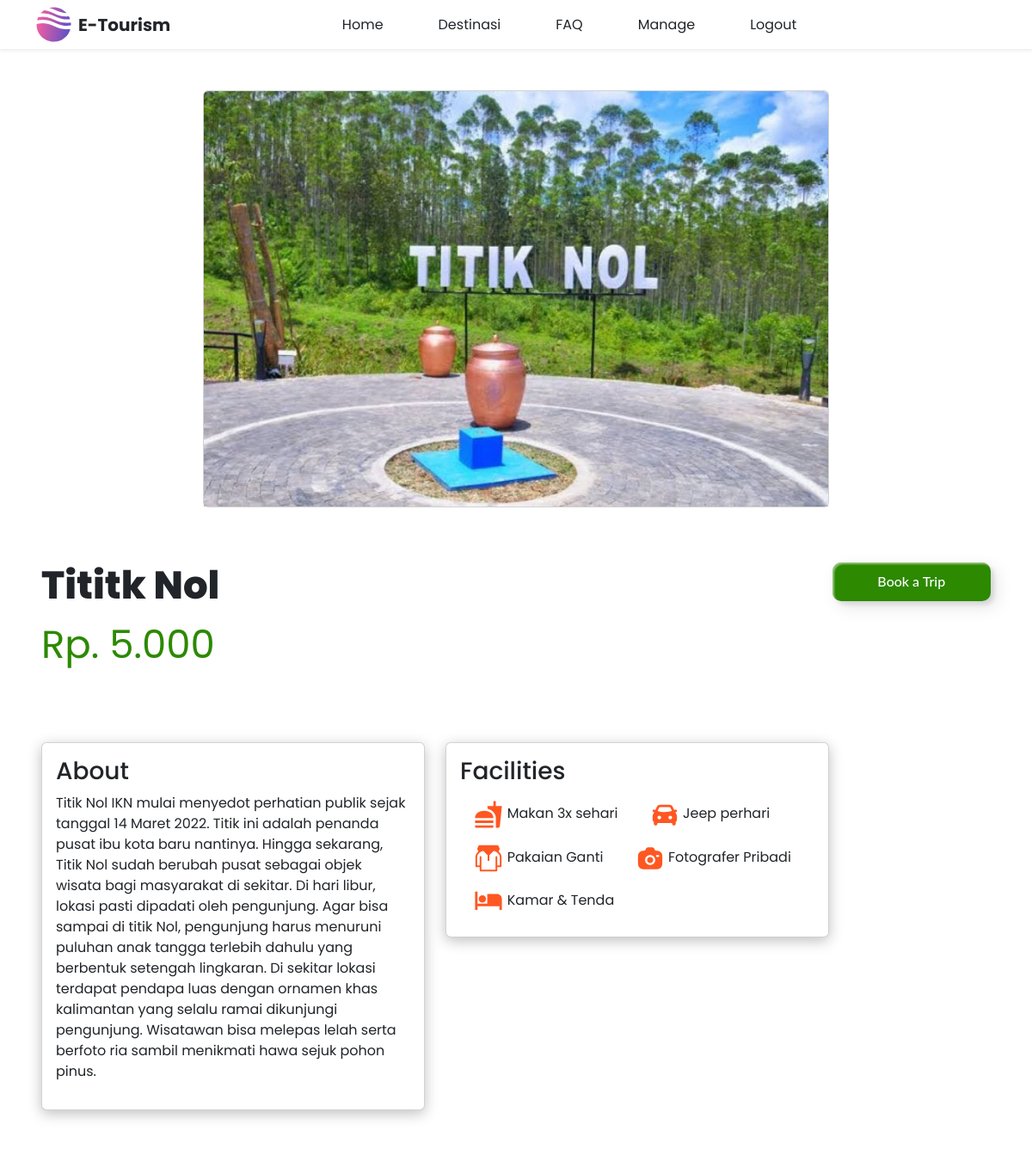
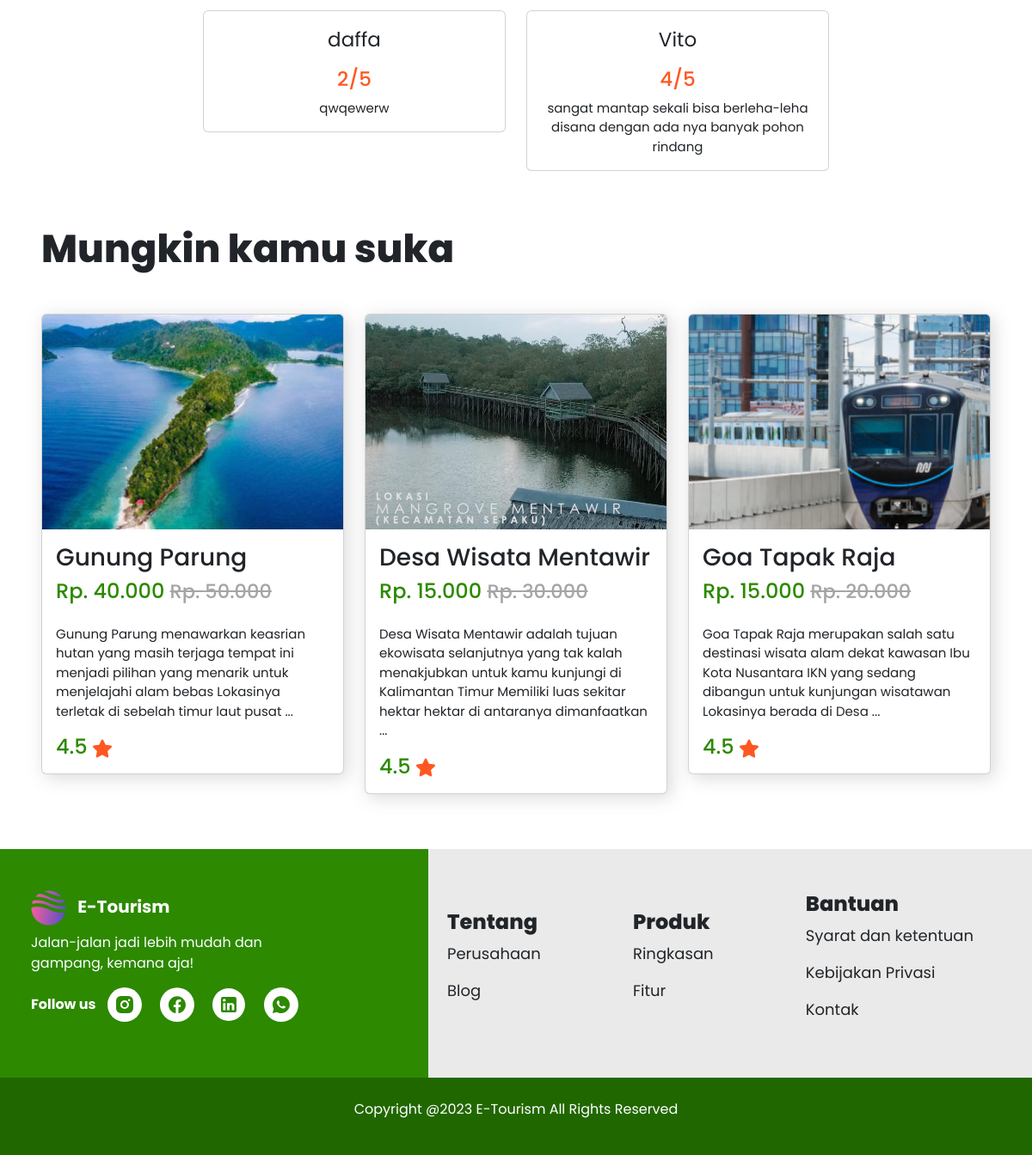
/Show_Page/showpage.php?id_booking=21 (signed in), run on the app's committed database (2 pictures, top to bottom).
### tables this page shows
CREATE TABLE `bookingdestinasi` (
  `id_booking` int(11) NOT NULL,
  `gambar` varchar(255) NOT NULL,
  `judul` varchar(255) NOT NULL,
  `harga_awal` int(255) NOT NULL,
  `harga_promo` int(255) DEFAULT NULL,
  `deskripsi` text NOT NULL,
  `fasilitas` text NOT NULL,
  `id_jenis` int(11) NOT NULL
);

CREATE TABLE `testimoni` (
  `id_testimoni` int(11) NOT NULL,
  `isi_testimoni` text DEFAULT NULL,
  `rating` int(11) DEFAULT NULL,
  `id_admin` int(11) DEFAULT NULL,
  `id_booking` int(11) DEFAULT NULL
);

### Show_Page/showpage.php (the view, shortened to what this page needs)
<?php
include "../database/koneksi.php";
if (isset($_GET['id_booking']) && isset($_SESSION['admin'])) {
  $id_booking_now = $_GET['id_booking'];
  $result_booking = mysqli_query($conn, "SELECT * FROM `bookingdestinasi` WHERE id_booking = '$id_booking_now';");
  while($row = mysqli_fetch_array($result_booking, MYSQLI_ASSOC))
{
  $id_jenis_now = $row['id_jenis'];
?>
  <!DOCTYPE html>
  <html lang="en">
    <head>
      <link href="https://cdn.jsdelivr.net/npm/bootstrap@5.3.2/dist/css/bootstrap.min.css" rel="stylesheet" />
      <link rel="stylesheet" href="pageshow2.css" />
      <link rel="stylesheet" href="../asset/css card/image_card.css">
    </head>
    <body>
      <?php
      include "../Navbar/navbarmain.php"
      ?>
      <div class="row mt-5 justify-content-center px-5">
        <div class="col-md-8 mb-3">
          <div class="card">
            <img src="../asset/pict/<?php echo $row['gambar']?>" class="card-img-top" alt="Project 1" />
          </div>
        </div>
      </div>
      <div class="row mt-5 justify-content-center px-5 show_judul">
        <div class="col-md-8 mb-3">
          <h3><?php echo $row['judul'] ?></h3>
          <p>Rp. <?php
                  $harga_promo = $row['harga_promo'];
                  $harga_promo_format = number_format($harga_promo, 0, ',', '.');
                  echo $harga_promo_format;
                  ?></p>
        </div>
        <div class="col-md-4 mb-3 cekout">
        <a href="../reservation_Page/reservasi.php?id_booking=<?php echo $id_booking_now; ?>" style="text-decoration: none; color: inherit;">
          <button class = "custom-btn btn-14">Book a Trip</button>
        </a>
        </div>
      </div>
      <div class="row mt-5 justify-content-center px-5 show_about">
        <div class="col-md-5 mb-3">
          <div class="card container_desc">
            <div class="card-body">
              <h3 class="card-title">About</h3>
              <p><?php echo $row['deskripsi'] ?></p>
            </div>
          </div>
        </div>
        <div class="col-md-5 mb-3">
          <div class="card container_desc">
            <div class="card-body">
              <h3 class="card-title">Facilities</h3>
              <div class="show_fasilitas">
                Makan 3x sehari
              </div>
              <div class="show_fasilitas">
                Jeep perhari
              </div>
              <div class="show_fasilitas">
                Pakaian Ganti
              </div>
              <div class="show_fasilitas">
                Fotografer Pribadi
              </div>
              <div class="show_fasilitas">
                Kamar & Tenda
              </div>
            </div>
          </div>
        </div>
        <div class="col-md-2 mb-3"></div>
      </div>
      <div class="row mt-5 justify-content-center px-5 text-center">
      <?php
$result_testi = mysqli_query($conn, "SELECT * ,d.username FROM testimoni h JOIN admin d ON h.id_admin = d.id_admin WHERE h.id_booking = '$id_booking_now' LIMIT 3 ");
while($row9 = mysqli_fetch_array($result_testi, MYSQLI_ASSOC))
{
?>
        <div class="col-md-4 mb-3">
          <div class="card">
            <div class="card-body">
              <p class="user_review_name"><?php echo $row9['username']?></p>
              <h3 class="card-title rating_review"><?php echo $row9['rating']?>/5</h3>
              <p class="card-text deskripsi_liburan"><?php echo $row9['isi_testimoni']?></p>
            </div>
          </div>
        </div>
<?php }?>
      </div>
      <div class="kamusuka_judul mt-5 px-5">
        <div>
          <h3>Mungkin kamu suka</h3>
        </div>
      </div>
      <div class="kamusuka_container px-5 mt-5">
        <div class="row mt-5 justify-content-center">
        <?php
$result = mysqli_query($conn, "SELECT * FROM `bookingdestinasi` WHERE id_jenis = $id_jenis_now ORDER BY RAND() LIMIT 3;");
while($row2 = mysqli_fetch_array($result, MYSQLI_ASSOC))
{
  if ($id_jenis_now == 2) {?>
  <div class="col-md-4 mb-3">
          <div class="card">
            <img src="../asset/pict/<?php echo $row2['gambar']?>" class="card-img-top card_gambar" alt="Project 1">
            <div class="card-body">
              <h3 class="card-title"> <?php echo $row2['judul'] ?></h3>
              <h4 class="card-text border-0 px-0 lokasi_makan">
                <svg width="30" height="30" viewBox="0 0 30 30" fill="none" xmlns="http://www.w3.org/2000/svg">
                  <path d="M6.25 11.4375V8.75C6.25 7.375 7.375 6.25 8.75 6.25H21.25C22.625 6.25 23.75 7.375 23.75 8.75V11.45C22.3 11.9625 21.25 13.3375 21.25 14.9625V17.5H8.75V14.95C8.75 13.3375 7.7 11.95 6.25 11.4375ZM25 12.5C23.625 12.5 22.5 13.625 22.5 15V18.75H7.5V15C7.5 14.337 7.23661 13.7011 6.76777 13.2322C6.29893 12.7634 5.66304 12.5 5 12.5C4.33696 12.5 3.70107 12.7634 3.23223 13.2322C2.76339 13.7011 2.5 14.337 2.5 15V21.25C2.5 22.625 3.625 23.75 5 23.75V26.25H7.5V23.75H22.5V26.25H25V23.75C26.375 23.75 27.5 22.625 27.5 21.25V15C27.5 13.625 26.375 12.5 25 12.5Z" fill="#2C8900"/>
                  </svg>
              <p><?php $deskripsi= $row2['fasilitas'];
                $words = str_word_count($deskripsi, 1);
                $limitedDescription = implode(' ', array_slice($words, 0, 10));
                echo $limitedDescription." ..."; ?></p>
              </h4>
              <h4 class="harga">
                <p>Rp. <?php
                  $harga_promo = $row2['harga_promo'];
                  $harga_promo_format = number_format($harga_promo, 0, ',', '.');
                  echo $harga_promo_format;
                  ?></p>
              </h4>
              <a href="../Show_Page/showpage.php?id_booking=<?php echo $row2['id_booking']; ?>" style="text-decoration: none; color: inherit;">
              <button class="cek_tiket">Cek Tiket</button>
              </a>
            </div>
          </div>
        </div>
  <?php }else{
?>
          <div class="col-md-4 mb-3">
          <a href="../Show_Page/showpage.php?id_booking= <?php echo $row2['id_booking'] ?>" style="text-decoration: none; color: inherit;">
            <div class="card card_show">
              <img src="../asset/pict/<?php echo $row2['gambar']?>" class="card-img-top card_gambar" alt="Project 1" />
              <div class="card-body">
                <h3 class="card-title"><?php echo  $row2['judul']; ?></h3>
                <h4 class="card-text border-0 px-0 price_liburan ">
                  <p class="discount_price">Rp. <?php
                  $harga_promo = $row2['harga_promo'];
                  $harga_promo_format = number_format($harga_promo, 0, ',', '.');
                  echo $harga_promo_format;
                  ?></p>
                  <p class="real_price">Rp. <?php
                   $harga_awal = $row2['harga_awal'];
                   $harga_awal_format = number_format($harga_awal, 0, ',', '.');
                   echo $harga_awal_format;
                  ?></p>
                </h4>
                <p class="card-text deskripsi_liburan"><?php $deskripsi= $row2['deskripsi'];
                $words = str_word_count($deskripsi, 1);
                $limitedDescription = implode(' ', array_slice($words, 0, 25));
                echo $limitedDescription." ...";
                ?></p>
                <h4 class="card-text border-0 px-0 price_liburan">
                  4.5
                </h4>
              </div>
            </div>
          </a>
          </div>
          <?php }
        } ?>
        </div>
      </div>
      <div class="about_home">
        <div class="row mt-5 justify-content-center">
          <div class="col-md-5 sosmed_home ps-5 py-5">
            <h5>
              <strong>E-Tourism</strong>
            </h5>
            <p>
              Jalan-jalan jadi lebih mudah dan <br />
              gampang, kemana aja!
            </p>
            <p class="follow_sosmed">
              <strong>Follow us</strong>
            </p>
          </div>
          <div class="col-md-7 about_us">
            <div>
              <h5>Tentang</h5>
              <p>Perusahaan</p>
              <p>Blog</p>
            </div>
            <div>
              <h5>Produk</h5>
              <p>Ringkasan</p>
              <p>Fitur</p>
            </div>
            <div>
              <h5>Bantuan</h5>
              <p>Syarat dan ketentuan</p>
              <p>Kebijakan Privasi</p>
              <p>Kontak</p>
            </div>
          </div>
        </div>
      </div>
      <footer>
        <p>Copyright @2023 E-Tourism All Rights Reserved</p>
      </footer>
    </body>
  </html>
  <?php } ?>
<?php
}else{
  echo "ga bisa nyambung";
}
?>

### Navbar/navbarmain.php (shortened to what this page needs)
<nav class="navbar navbar-expand-lg navbar-dark bg-primary bg-gradient shadow-sm navbar sticky-top ">
      <div class="container">
        <a class="navbar-brand nav-link text-dark fw-bold" href="#">E-Tourism</a>
        <div class="collapse navbar-collapse" id="navbarNavAltMarkup">
          <div class="navbar-nav mx-auto">
            <a class="nav-link active text-dark me-5" aria-current="page" href="../Home_Page/home.php"> Home </a>
            <a class="nav-link text-dark me-5" href="../Destinasi_Page/destinasi.php"> Destinasi </a>
            <a class="nav-link text-dark me-5" href="#project"> FAQ </a>
            <a class="nav-link text-dark me-5" href="#contact"> Manage </a>
            <a class="nav-link text-dark me-5" href="../Login_Page/logout.php"> Logout </a>
          </div>
        </div>
      </div>
</nav>

### Show_Page/pageshow2.css (style rules this page uses)
body { margin: 0; padding: 0; font-family: 'Poppins'; }
.show_judul h3 { font-size: 281.25% ; font-weight: 800; }
.show_judul p { font-size: 281.25% ; color: #2C8900 ; }
.cekout { text-align: end; }
.container_desc { box-shadow: 0px 4px 16px 0px rgba(0, 0, 0, 0.25) ; }
.show_fasilitas { display: inline-block; margin: 2% 4%; }
.kamusuka_judul h3 { font-weight: 800; font-size: 281.25%; }
.price_liburan { color:#2C8900 ; }
.price_liburan p { color:#2C8900 ; display: inline-block; }
.price_liburan .real_price { font-size: 93.75%; color: rgba(165, 165, 165, 1); text-decoration: line-through; }
.deskripsi_liburan { font-size: 93.75% !important; }
.rating_review { color: #FF5722 ; font-size: 143.75%; }
.user_review_name { font-size: 143.75%; }
.about_home { background-color: #EAEAEA; }
.sosmed_home { background-color: #2C8900; color: white !important; }
.follow_sosmed svg { margin: 0px 8px; }
.about_us { display: flex; justify-content: space-between; align-items: center; padding-right: 70px; }
.about_us div { padding: 10px; }
.about_us div h5 { font-weight: 800; font-size: 24px; }
.about_us div p { font-size: 18px; }
footer { text-align: center; background-color: #216700 ; padding: 25px ; color: white; }
.cekout button { color: #ffffff; background-color: #2C8900 ; padding: 3% 15%; border: 0px; border-radius: 10px ; }
.btn-14 { background: rgb(255,151,0); border: none; z-index: 1; }
.btn-14:after { position: absolute; content: ""; width: 100%; height: 0; top: 0; left: 0; z-index: -1; border-radius: 10px; background-color: #eaf818; background-image: linear-gradient(315deg, #eaf818 0%, #f6fc9c 74%); box-shadow:inset 2px 2px 2px 0px rgba(255,255,255,.5); transition: all 0.3s ease; }
.custom-btn { padding: 3% 15%; color: #fff; border-radius: 10px; padding: 10px 25px; font-family: 'Lato', sans-serif; font-weight: 500; background: transparent; cursor: pointer; transition: all 0.3s ease; position: relative; display: inline-block; box-shadow:inset 2px 2px 2px 0px rgba(255,255,255,.5), 7px 7px 20px 0px rgba(0,0,0,.1), 4px 4px 5px 0px rgba(0,0,0,.1); outline: none; }

### asset/css card/image_card.css (style rules this page uses)
.card_gambar { height: 250px; object-fit: cover; }

### Navbar/navbarmain.php (style rules this page uses)
.navbar { background-color: rgb(255, 255, 255) !important; color: black !important; }

### data on the page
bookingdestinasi: gambar (picture), judul "Tititk Nol", harga_promo "5.000", deskripsi "Titik Nol IKN mulai menyedot perhatian publik sejak tanggal 14 Maret 2022. Titik ini adalah penanda pusat ibu kota baru nantinya. Hingga sekarang, Titik Nol sudah berubah pusat sebagai objek wisata bagi masyarakat di sekitar. Di hari libur, lokasi pasti dipadati oleh pengunjung. Agar bisa sampai di titik Nol, pengunjung harus menuruni puluhan anak tangga terlebih dahulu yang berbentuk setengah lingkaran. Di sekitar lokasi terdapat pendapa luas dengan ornamen khas kalimantan yang selalu ramai dikunjungi pengunjung. Wisatawan bisa melepas lelah serta berfoto ria sambil menikmati hawa sejuk pohon pinus."
testimoni: id_admin.username "daffa", rating "2", isi_testimoni "qwqewerw"
testimoni: id_admin.username "Vito", rating "4", isi_testimoni "sangat mantap sekali bisa berleha-leha disana dengan ada nya banyak pohon rindang"
bookingdestinasi: gambar (picture), judul "Gunung Parung", harga_promo "40.000", harga_awal "50.000", limitedDescription "Gunung Parung menawarkan keasrian hutan yang masih terjaga tempat ini menjadi pilihan yang menarik untuk menjelajahi alam bebas Lokasinya terletak di sebelah timur laut pusat"
bookingdestinasi: gambar (picture), judul "Desa Wisata Mentawir", harga_promo "15.000", harga_awal "30.000", limitedDescription "Desa Wisata Mentawir adalah tujuan ekowisata selanjutnya yang tak kalah menakjubkan untuk kamu kunjungi di Kalimantan Timur Memiliki luas sekitar hektar hektar di antaranya dimanfaatkan"
bookingdestinasi: gambar (picture), judul "Goa Tapak Raja", harga_promo "15.000", harga_awal "20.000", limitedDescription "Goa Tapak Raja merupakan salah satu destinasi wisata alam dekat kawasan Ibu Kota Nusantara IKN yang sedang dibangun untuk kunjungan wisatawan Lokasinya berada di Desa"
